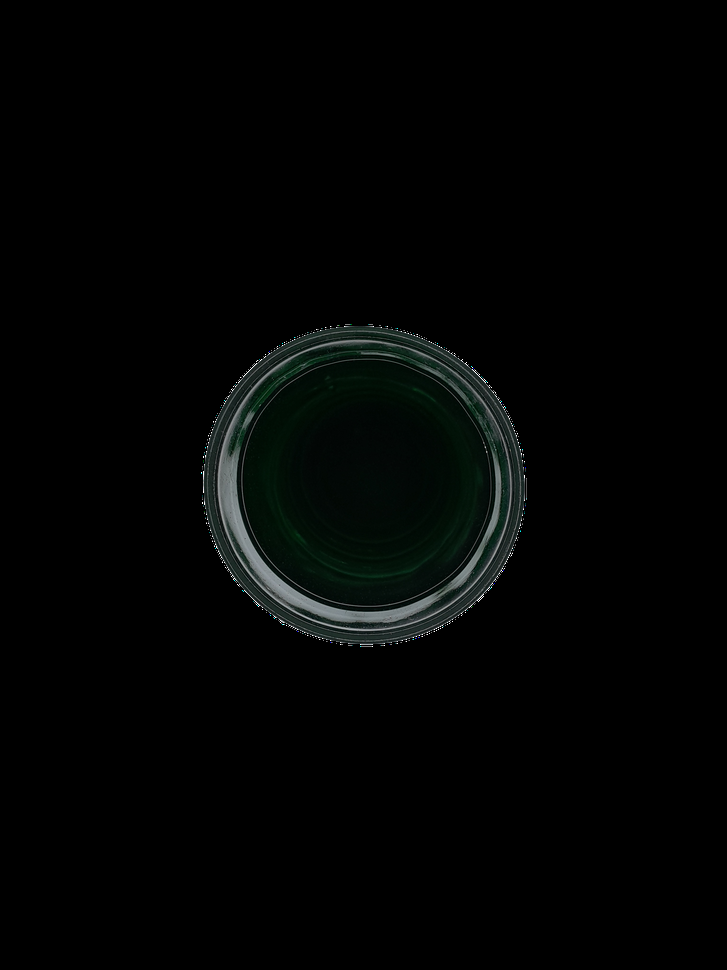
#> input picture bensin_murni_crop/10murni.png, 727 x 970 px, shrunk from 3060 x 4080 before the run; its folder holds only this picture in this run
$ jupyter execute lbpcoba.ipynb   (older library calls are emulated)
#> lines starting #> are read from the running program, lines starting #| are printed output that depends on the picture; long printed decimals are rounded
[cell 1]
import cv2
import numpy as np
import os
from skimage.feature import local_binary_pattern
from scipy.stats import kurtosis, skew
import matplotlib.pyplot as plt
from glob import glob

# Fungsi untuk menghitung fitur statistik dari histogram
def calculate_color_features(channel_hist):
    features = {}

    # Normalisasi histogram
    channel_hist = channel_hist / np.sum(channel_hist)

    # Mean
    features['Mean'] = np.mean(channel_hist)

    # Variance (Varian)
    features['Variance'] = np.var(channel_hist)

    # Skewness (Kemiringan)
    features['Skewness'] = skew(channel_hist)

    # Kurtosis
    features['Kurtosis'] = kurtosis(channel_hist)

    # Energi
    features['Energy'] = np.sum(channel_hist ** 2)

    # Entropi
    features['Entropy'] = -np.sum(channel_hist * np.log2(channel_hist + 1e-10))  # Menghindari log(0)

    return features

# Fungsi untuk menghitung fitur dari histogram LBP
def calculate_lbp_features(hist_lbp):
    features = {}

    # Normalisasi histogram
    hist_lbp = hist_lbp / np.sum(hist_lbp)

    # Mean
    features['Mean'] = np.mean(hist_lbp)

    # Variance (Varian)
    features['Variance'] = np.var(hist_lbp)

    # Skewness (Kemiringan)
    features['Skewness'] = skew(hist_lbp)

    # Kurtosis
    features['Kurtosis'] = kurtosis(hist_lbp)

    # Energi
    features['Energy'] = np.sum(hist_lbp ** 2)

    # Entropi
    features['Entropy'] = -np.sum(hist_lbp * np.log2(hist_lbp + 1e-10))  # Menghindari log(0)

    return features

# Fungsi untuk mengolah citra dengan LBP dan mengekstrak fitur dari channel RGB
def process_image_with_lbp_and_rgb(image_path):
    # Baca citra
#> called with image_path = 'bensin_murni_crop/10murni.png'
    image = cv2.imread(image_path)
#> image is the input picture: shape (970, 727, 3); mean B, G, R 3.4, 4, 2.7

    # Ekstraksi fitur dari channel RGB
    color_features = {}
    for i, color in enumerate(['R', 'G', 'B']):
        channel = image[:, :, i]
        hist_channel, _ = np.histogram(channel.ravel(), bins=256, range=(0, 256))
        channel_features = calculate_color_features(hist_channel)
        color_features.update({f"{color}_{k}": v for k, v in channel_features.items()})
#> after the loop, color_features = 18 items

    # Konversi ke grayscale untuk LBP
    gray_image = cv2.cvtColor(image, cv2.COLOR_BGR2GRAY)

    # Parameter LBP
    radius = 1
    n_points = 8 * radius  # Jumlah titik sampel di sekitar piksel pusat

    # Ekstraksi LBP
    lbp = local_binary_pattern(gray_image, n_points, radius, method='uniform')
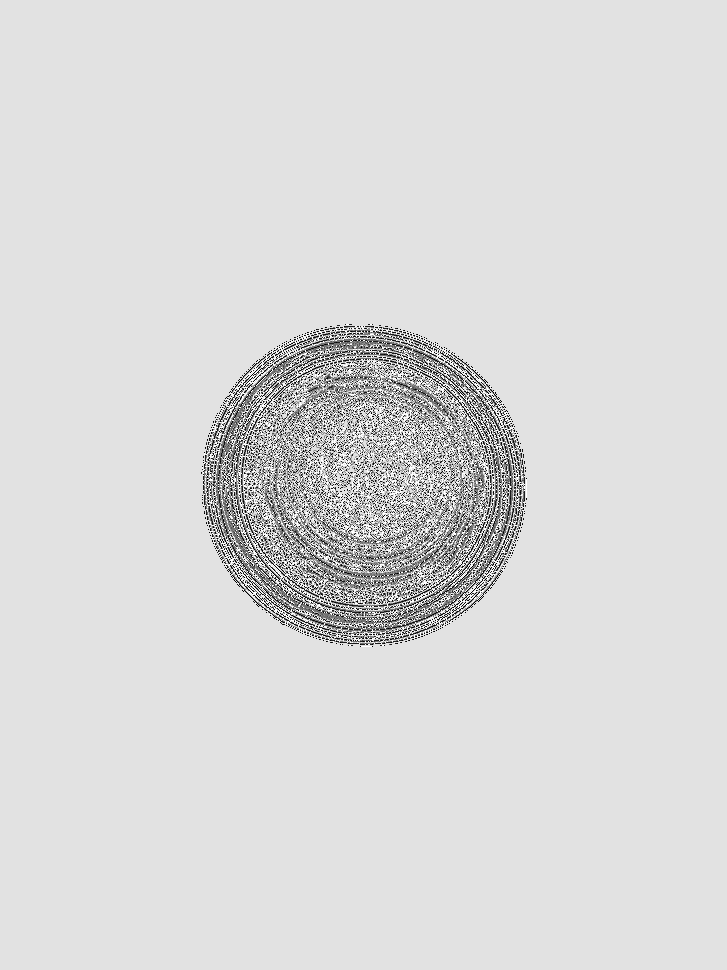
#> lbp: shape (970, 727) float64; min 0, max 9, mean 7.71; drawn with min black and max white

    # Hitung histogram LBP
    hist_lbp, _ = np.histogram(lbp.ravel(), bins=np.arange(0, n_points + 3), range=(0, n_points + 2))
#> hist_lbp = [5792, 7523, 1753, 5231, 9868, 8250, 4303, 8270, 640406, 13794]

    # Normalisasi histogram
    hist_lbp = hist_lbp.astype('float')
    hist_lbp /= (hist_lbp.sum() + 1e-6)
#> hist_lbp = [0.00821, 0.0107, 0.00249, 0.00742, 0.014, 0.0117, 0.0061, 0.0117, 0.908, 0.0196]

    # Ekstraksi fitur dari histogram LBP
    lbp_features = calculate_lbp_features(hist_lbp)
#> lbp_features = {'Mean': 0.1, 'Variance': 0.0726, 'Skewness': 2.67, 'Kurtosis': 5.11, 'Energy': 0.826, 'Entropy': 0.719}

    # Gabungkan fitur LBP dan RGB
    all_features = {**lbp_features, **color_features}

    return all_features

# Fungsi untuk memproses semua gambar di dalam folder
def process_folder(folder_path):
    features_list = []

    # Ambil semua file gambar .png di folder
    image_paths = glob(os.path.join(folder_path, '*.png'))

    # Proses setiap gambar
    for image_path in image_paths:
        features = process_image_with_lbp_and_rgb(image_path)
#> features = 24 items
        features_list.append(features)

    return features_list

# Fungsi untuk membandingkan fitur dari dua folder
def compare_folders(folder1, folder2, feature_name):
    # Proses folder bensin asli
    print(f"Memproses folder bensin asli: {folder1}")
    features_bensin_asli = process_folder(folder1)
#> features_bensin_asli = 1 item

    # Proses folder bensin oplos
    print(f"Memproses folder bensin oplos: {folder2}")
    features_bensin_oplos = process_folder(folder2)

    # Ekstrak fitur yang diinginkan untuk kedua folder
    feature_asli = [f[feature_name] for f in features_bensin_asli]
#> feature_asli = [0.783]
    feature_oplos = [f[feature_name] for f in features_bensin_oplos]

    # Cetak nilai numerik untuk setiap gambar
    print("\n=== Nilai Fitur Bensin Asli ===")
    for idx, val in enumerate(feature_asli):
        print(f"Gambar {idx}: {val}")
#> this loop made 1 pass
#| Gambar 0: 0.7835

    print("\n=== Nilai Fitur Bensin Oplos ===")
    for idx, val in enumerate(feature_oplos):
        print(f"Gambar {idx}: {val}")

    # Plot perbandingan fitur
    plt.figure(figsize=(10, 5))
    plt.plot(feature_asli, label=f"Asli - {feature_name}", marker='o', color='b')
    plt.plot(feature_oplos, label=f"Oplos - {feature_name}", marker='o', color='orange')

    plt.title(f"Comparison of {feature_name} between Bensin Asli and Oplos")
    plt.xlabel('Image Index')
    plt.ylabel(f'{feature_name} Value')
    plt.legend()
    plt.grid(True)
    plt.show()
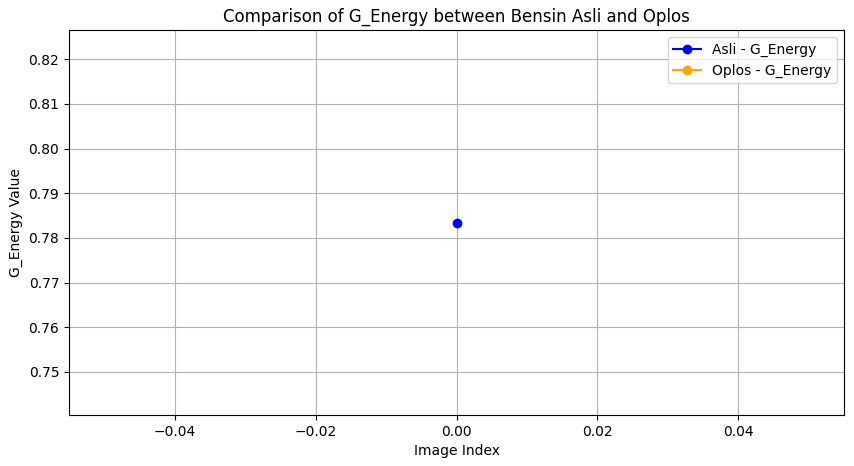
#> figure drawn by matplotlib, 1 panel

# Folder path sesuai dengan lokasi gambar bensin asli dan bensin oplos
folder_bensin_asli = r'd:\kuliah\semester 5\Citra Digital\bensin_murni_crop'
folder_bensin_oplos = r'd:\kuliah\semester 5\Citra Digital\bensin_oplos_crop'

# Pilih fitur yang ingin dibandingkan, misalnya 'R_Mean', 'R_Skewness', 'B_Variance', atau lainnya
compare_folders(folder_bensin_asli, folder_bensin_oplos, 'G_Energy')

[cell 2]
import os
import numpy as np
import cv2
from skimage.feature import local_binary_pattern, graycomatrix, graycoprops
from skimage import io
import glob
import pandas as pd
import matplotlib.pyplot as plt

# Fungsi untuk menghitung LBP
def compute_lbp(image, radius=1, points=8):
    lbp = local_binary_pattern(image, points, radius, method='uniform')
    return lbp

# Fungsi untuk menghitung CoALBP
def compute_coalbp(image):
    lbp = compute_lbp(image)

    # Menghitung CoALBP untuk 4 arah
    directions = [(0, 1), (1, 0), (1, 1), (-1, 1)]
    co_matrix_list = []

    for direction in directions:
        angle = np.arctan2(direction[1], direction[0])
        co_matrix = graycomatrix(lbp.astype(np.uint8), distances=[1], angles=[angle], symmetric=True, normed=True)
        co_matrix_list.append(co_matrix)

    # Menghitung fitur CoALBP dari semua arah
    features = {}
    for co_matrix in co_matrix_list:
        features['contrast'] = graycoprops(co_matrix, 'contrast')[0, 0]
        features['dissimilarity'] = graycoprops(co_matrix, 'dissimilarity')[0, 0]
        features['homogeneity'] = graycoprops(co_matrix, 'homogeneity')[0, 0]
        features['energy'] = graycoprops(co_matrix, 'energy')[0, 0]
        features['correlation'] = graycoprops(co_matrix, 'correlation')[0, 0]

    return features

# Fungsi untuk mengekstrak fitur dari semua gambar dalam folder
def extract_features_from_folder(folder_path):
    features_list = []
    image_paths = glob.glob(os.path.join(folder_path, "*.png"))  # Menyaring file PNG

    for image_path in image_paths:
        # Membaca citra
        image = io.imread(image_path)
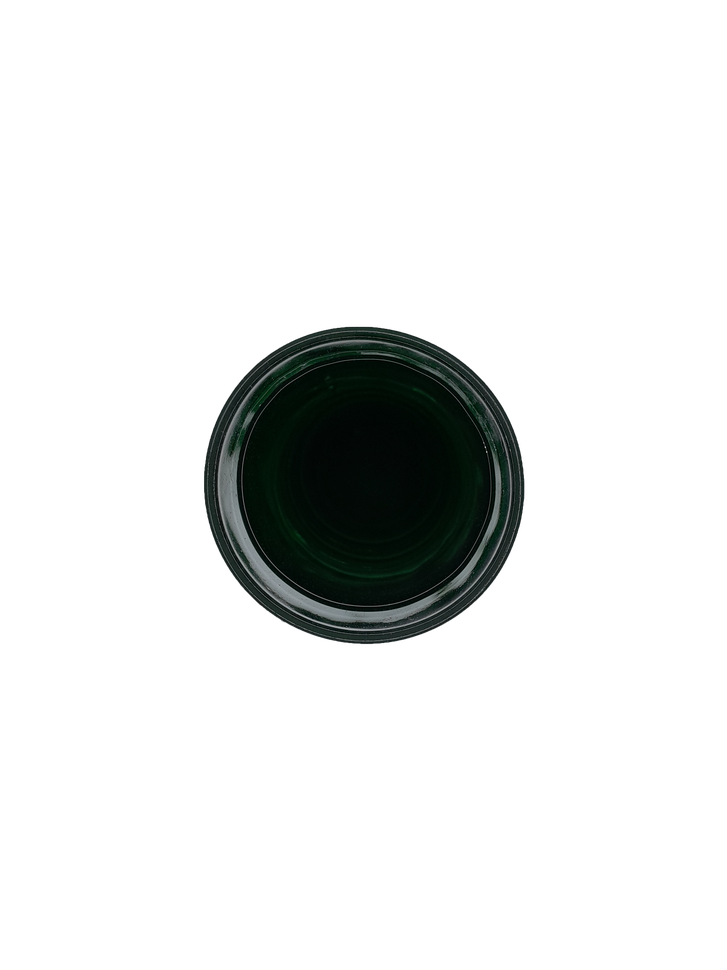
#> image: shape (970, 727, 4); mean R, G, B, A 2.7, 4, 3.4, 28.9; transparent parts drawn white

        # Pisahkan channel RGB dan gabungkan hasilnya menjadi satu entri
        features = {}
        channels = {'Red': image[:, :, 0], 'Green': image[:, :, 1], 'Blue': image[:, :, 2]}

        # Menghitung fitur untuk setiap channel
        for color, channel in channels.items():
            channel_features = compute_coalbp(channel)
            # Tambahkan fitur CoALBP dari setiap channel dengan nama berbeda
            for key, value in channel_features.items():
                features[f"{color}_{key}"] = value
#> this loop made 3 passes
#> color on passes 1 to 3: 'Red', 'Green', 'Blue'
#> pass 1, in compute_lbp, `lbp = local_binary_pattern(image, points, radius, method='uniform')`:
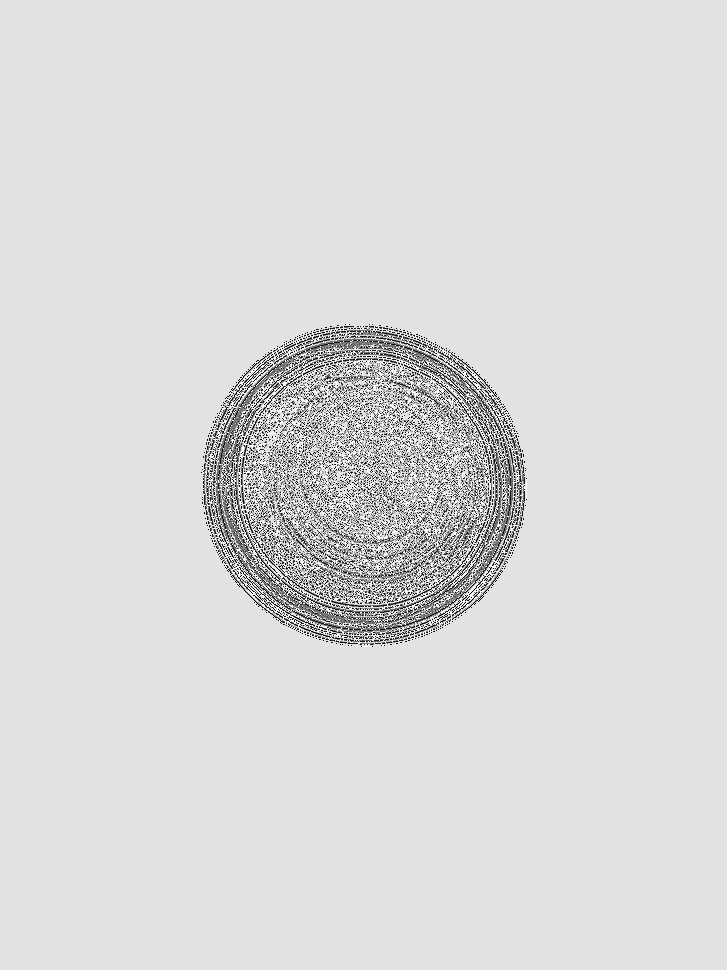
#> lbp: shape (970, 727) float64; min 0, max 9, mean 7.73; drawn with min black and max white
#> after the loop, features = 15 items

        # Tambahkan path dan fitur ke daftar
        features_list.append({
            'image_path': image_path,
            **features
        })

    return pd.DataFrame(features_list)

# Mengatur path untuk folder bensin asli dan bensin oplos
folder_bensin_asli = r'd:\kuliah\semester 5\Citra Digital\bensin_murni_crop'  # Ganti dengan path yang sesuai
folder_bensin_oplos = r'd:\kuliah\semester 5\Citra Digital\bensin_oplos_crop'  # Ganti dengan path yang sesuai

# Mengekstrak fitur dari kedua folder
df_bensin_asli = extract_features_from_folder(folder_bensin_asli).assign(type='Asli')
#> df_bensin_asli = table of 1 rows and 17 columns
df_bensin_oplos = extract_features_from_folder(folder_bensin_oplos).assign(type='Oplos')

# Menggabungkan hasil dari kedua folder
df_combined = pd.concat([df_bensin_asli, df_bensin_oplos], ignore_index=True)
#> df_combined = table of 1 rows and 17 columns

# Menampilkan hasil
print("Hasil ekstraksi fitur CoALBP:")
print(df_combined)
#> (printed output is left out)

# Menambahkan perhitungan rata-rata untuk setiap fitur per channel
def compute_feature_averages(df):
    # Memilih kolom fitur (semua kecuali 'image_path' dan 'type')
    feature_columns = df.columns.difference(['image_path', 'type'])

    # Menghitung rata-rata untuk masing-masing bensin (Asli dan Oplos)
    averages = df.groupby('type')[feature_columns].mean()

    print("\nRata-rata nilai fitur per jenis bensin (Asli vs Oplos):")
    print(averages)

    return averages

# Visualisasi perbandingan menggunakan plot
def visualize_features(df_combined):
    # Fitur yang ingin divisualisasikan
    features_to_plot = ['Red_contrast', 'Green_contrast', 'Blue_contrast',
                        'Red_energy', 'Green_energy', 'Blue_energy',
                        'Red_homogeneity', 'Green_homogeneity', 'Blue_homogeneity']

    for feature in features_to_plot:
        plt.figure(figsize=(10, 5))

        # Membuat plot garis untuk masing-masing jenis bensin
        for label, group_df in df_combined.groupby('type'):
            plt.plot(group_df[feature].values, label=f"{label} - {feature}")

        # Memberikan label dan judul
        plt.title(f'Comparison of {feature} between Bensin Asli and Oplos')
        plt.xlabel('Image Index')
        plt.ylabel(f'{feature} Value')
        plt.legend()
        plt.grid(True)
        plt.show()
#> this loop made 9 passes
#> pass 1, in visualize_features, `plt.show()`:
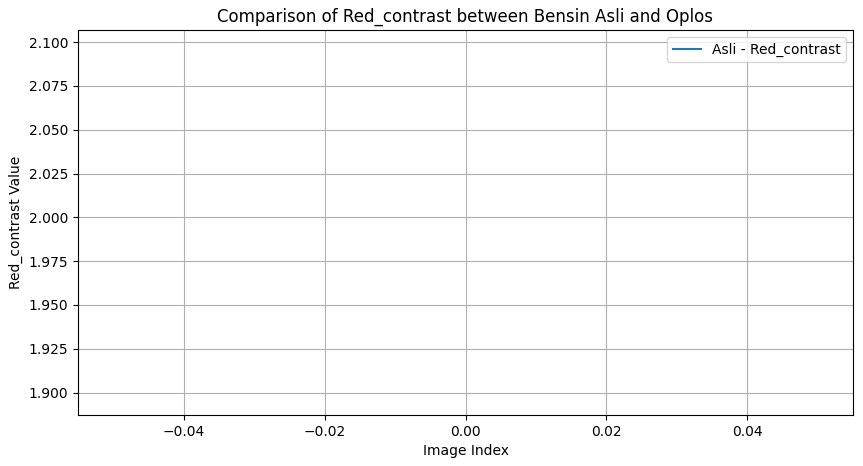
#> figure drawn by matplotlib, 1 panel
#> pass 2, in visualize_features, `plt.show()`:
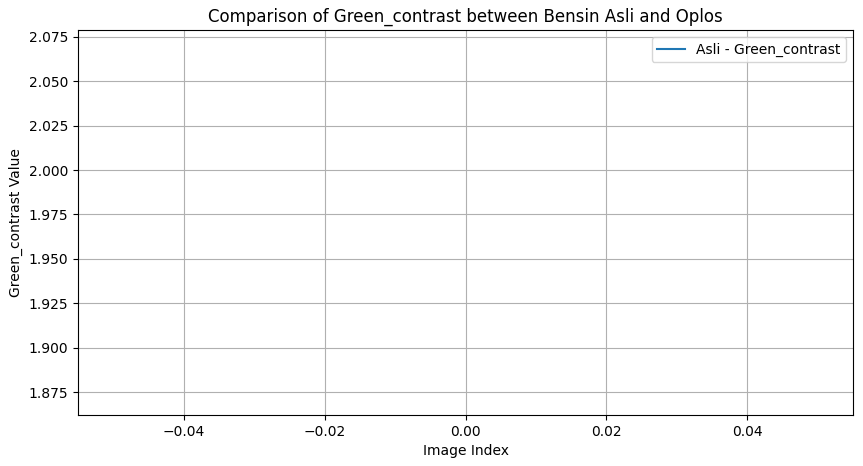
#> figure drawn by matplotlib, 1 panel

# Visualisasi rata-rata fitur menggunakan plot untuk setiap fitur
def visualize_feature_averages(averages):
    features = averages.columns

    for feature in features:
        plt.figure(figsize=(8, 5))
        plt.plot(averages.index, averages[feature], marker='o')

        # Judul dan label sumbu
        plt.title(f'Average {feature} for Bensin Asli vs Oplos')
        plt.xlabel('Bensin Type')
        plt.ylabel(f'Average {feature} Value')
        plt.xticks(rotation=45, ha="right")
        plt.grid(True)
        plt.tight_layout()
        plt.show()

# Memvisualisasikan perbedaan antara bensin asli dan oplos
visualize_features(df_combined)

# Menampilkan rata-rata dari setiap fitur dan visualisasi plot
averages = compute_feature_averages(df_combined)
#> averages = table of 1 rows and 15 columns
visualize_feature_averages(averages)
